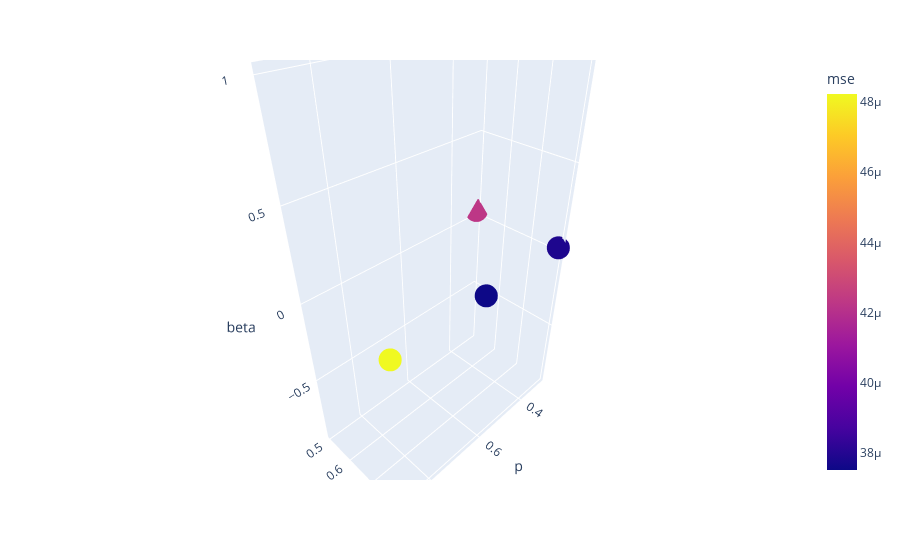

Notebook code cell kept with this figure:
### Code cell
import plotly.express as px
fig = px.scatter_3d(p, x='p', y='gamma', z='beta',
              color='mse')
fig.show()

### Figure 1 — Plotly figure (JSON) as saved in the notebook; plotly's stock layout.template omitted (floating-point values rounded to 4 significant figures)
{"data": [{"hoverlabel": {"namelength": 0}, "hovertemplate": "p=%{x}<br>gamma=%{y}<br>beta=%{z}<br>mse=%{marker.color}", "legendgroup": "", "marker": {"color": [4.227e-05, 3.787e-05, 3.75e-05, 4.823e-05], "coloraxis": "coloraxis", "symbol": "circle"}, "mode": "markers", "name": "", "scene": "scene", "showlegend": false, "type": "scatter3d", "x": [0.3, 0.3, 0.6, 0.9], "y": [0.5, 0.8, 0.8, 0.8], "z": [0.04, 0.04, 0.04, 0.04]}], "layout": {"coloraxis": {"colorbar": {"title": {"text": "mse"}}, "colorscale": [[0, "#0d0887"], [0.1111, "#46039f"], [0.2222, "#7201a8"], [0.3333, "#9c179e"], [0.4444, "#bd3786"], [0.5556, "#d8576b"], [0.6667, "#ed7953"], [0.7778, "#fb9f3a"], [0.8889, "#fdca26"], [1, "#f0f921"]]}, "legend": {"tracegroupgap": 0}, "margin": {"t": 60}, "scene": {"domain": {"x": [0, 1], "y": [0, 1]}, "xaxis": {"title": {"text": "p"}}, "yaxis": {"title": {"text": "gamma"}}, "zaxis": {"title": {"text": "beta"}}}}}
